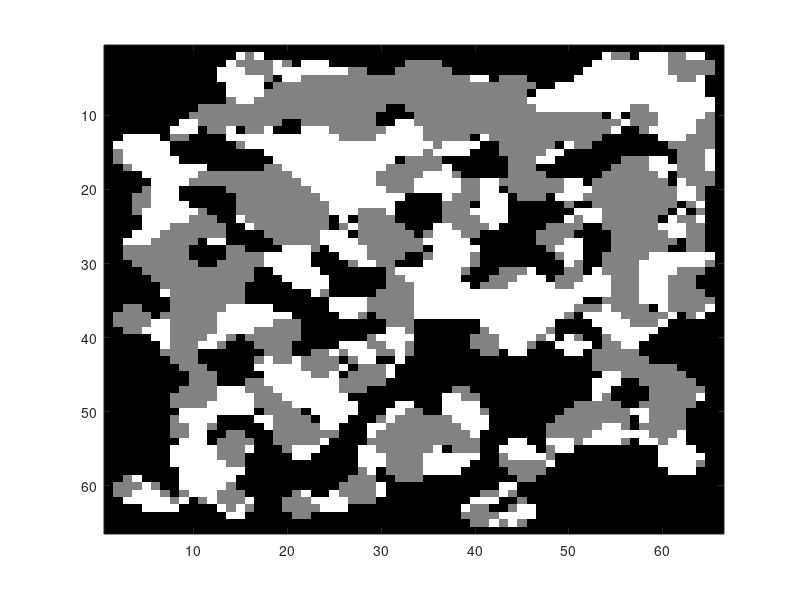

Here is the MATLAB script that generated this plot:
%%%%%%%%%%%%%%%%%%%%%%%%%%%%%%%%%%%%%%%%%%%%%%%%%%%%%%%%%%%%%%%%%
% Introduction to Scientific Computing - WBCS14003              %
%                                                               %
%  Simulate spatial pattern formation in Matlab                 %
%  via cellular automata                                        %
%                                                               %
%%%%%%%%%%%%%%%%%%%%%%%%%%%%%%%%%%%%%%%%%%%%%%%%%%%%%%%%%%%%%%%%%

clc;                                 % clear the command window 
close all                            % close open figure windows      
clear all;                           % remove items from the workspace

n=64;                                % number of cells horizontally/vertically
p=0.33;                              % probability that a cell is alive 
q=0.33;                              % probability that a cell is asleep
max_gen=100;                         % maximal number of generations

% Initialize matrix A 
imname='random3';                     % name of the pattern
R = rand(n,n);
A=(R>1-p-q)+(R>1-p);                       % n x n matrix A with random zeroes/ones
                                     % expected number of living cells is p (for n large)


fprintf('initial fraction of living cells=%f\n',sum(sum(abs(A==2)))/n^2);
fprintf('initial fraction of sleeping cells=%f\n',sum(sum(abs(A==1)))/n^2);

% Display the initial pattern of living, sleeping and dead cells in an image 
% The living cells are white, sleeping cells gray and dead cells black. 
figure;                              % open a figure window
         


% Write the image to a PNG file
gen=1;                               % current generation number 
imfile = [imname,'_n=',int2str(n),'_p=',num2str(p),'_q=',num2str(q),'_gen=',int2str(gen),'.png'];
imwrite(A/2, imfile);                  % write A 

% Expand matrix A to matrix A1 because of the extra borders needed
A1=zeros(n+2,n+2);                   % initialise (n+2)x(n+2) matrix with zeroes 
A1(2:n+1,2:n+1)=A;                   % Insert matrix A in matrix A1 
A2=zeros(n+2,n+2);
% Now compute the successive generations via the majority rule. 
% The algorithm should terminate as soon as no more differences 
% occur between successive generations.

imHandle = imagesc(A1,[0 2]);        % display the matrix A1 as an image. 
                                     % The value range of A is [0 1].
colormap(gray);                      % set a gray scale color table

while gen<=max_gen
  A2 = A1;
  for j=2:n+1
    for k=2:n+1
      neighborSum=0;
      M=A2(j-1:j+1,k-1:k+1);
      alivecount = sum(M(:) == 2);
      asleepcount = sum(M(:) == 1);
      if alivecount > 4
        A1(j,k) = 2;
      elseif asleepcount > 4
        A1(j,k) = 1;
      elseif (9 - alivecount - asleepcount) > 4
        A1(j,k) = 0;
      end
    end
  end
  if A1 == A2
    break;
  end
  gen++;
  set(imHandle, 'CData', A1);
  drawnow;
end

A = A1(2:n+1,2:n+1);

imfile = [imname,'_n=',int2str(n),'_p=',num2str(p),'_q=',num2str(q),'_gen=',int2str(gen),'.png'];
imwrite(A/2, imfile); 
fprintf('final fraction of living cells=%f\n',sum(sum(abs(A==2)))/n^2);
fprintf('final fraction of sleeping cells=%f\n',sum(sum(abs(A==1)))/n^2);
